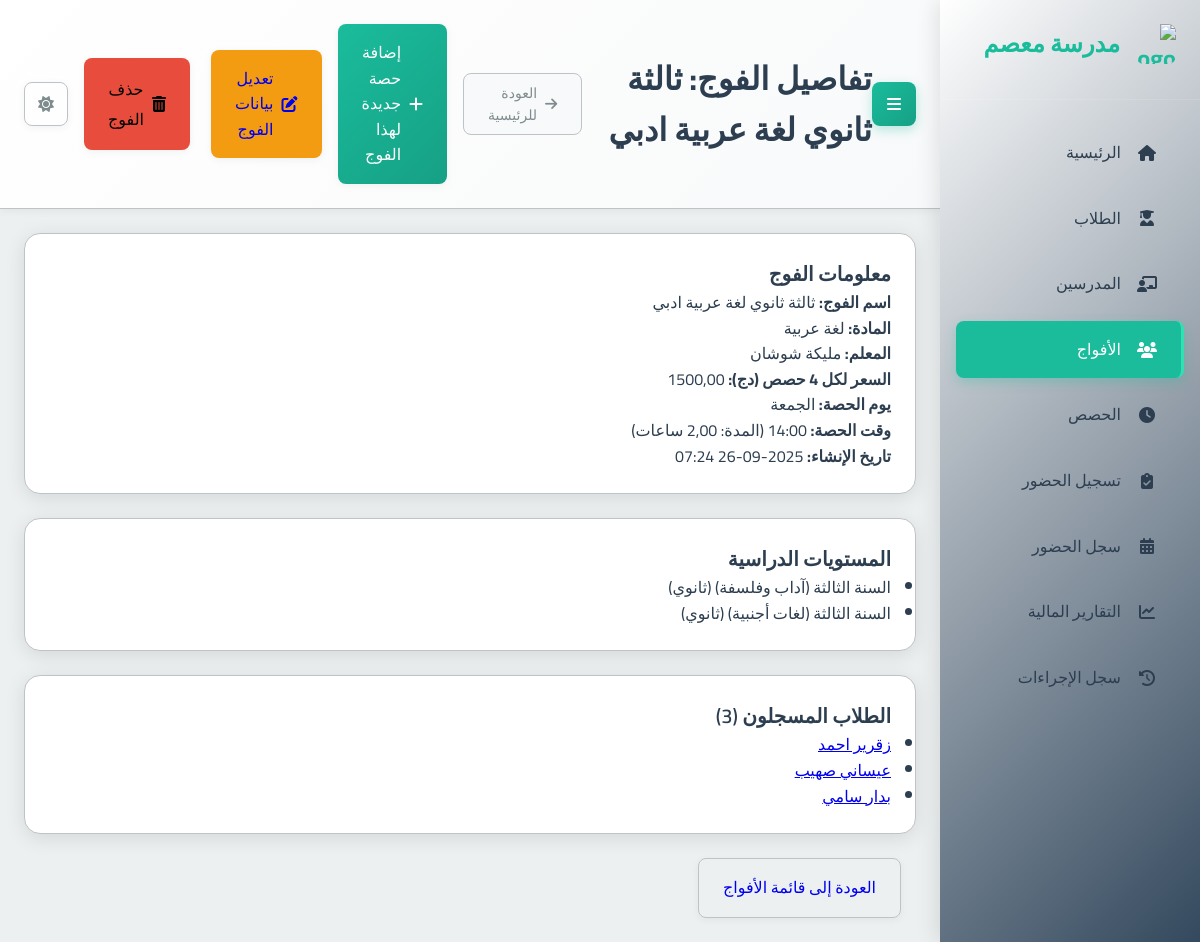
Screenshot of /groups/11/ with the database file from the repository.
### school_app/models.py (models this page shows, shortened)
class Group(models.Model):
    name = models.CharField(max_length=100, verbose_name="اسم الفوج")
    subject = models.ForeignKey(Subject, on_delete=models.PROTECT, verbose_name="المادة")
    teacher = models.ForeignKey(Teacher, on_delete=models.CASCADE, verbose_name="المدرس")
    academic_levels = models.ManyToManyField(AcademicLevel, verbose_name="المستويات الدراسية المتوافقة")
    price_per_4_sessions = models.DecimalField(max_digits=10, decimal_places=2, verbose_name="السعر لكل 4 حصص")
    session_day = models.IntegerField(choices=[
        (0, 'الاثنين'),
        (1, 'الثلاثاء'),
        (2, 'الأربعاء'),
        (3, 'الخميس'),
        (4, 'الجمعة'),
        (5, 'السبت'),
        (6, 'الأحد')
    ], verbose_name="يوم الحصة")
    session_start_time = models.TimeField(verbose_name="وقت بداية الحصة")
    session_duration = models.DecimalField(max_digits=4, decimal_places=2, default=1.5, verbose_name="مدة الحصة (ساعات)")
    students = models.ManyToManyField(Student, through='StudentGroup', blank=True, verbose_name="الطلاب المسجلون")
    created_at = models.DateTimeField(auto_now_add=True, verbose_name="تاريخ الإنشاء")
    is_continuous = models.BooleanField(default=False, verbose_name="فوج مستمر (تُنشأ الحصص أسبوعياً تلقائياً)")
    created_sessions_until = models.DateField(null=True, blank=True, verbose_name="تم إنشاء الحصص حتى تاريخ")
    class Meta:
        verbose_name = "فوج"
        verbose_name_plural = "الأفواج"

class Subject(models.Model):
    name = models.CharField(max_length=100, verbose_name="اسم المادة")
    class Meta:
        verbose_name = "مادة دراسية"
        verbose_name_plural = "المواد الدراسية"

class Teacher(models.Model):
    full_name = models.CharField(max_length=201, verbose_name="الاسم الكامل")
    phone_number = models.CharField(max_length=20, unique=True, verbose_name="رقم الهاتف")
    subject = models.ForeignKey(Subject, on_delete=models.PROTECT, verbose_name="المادة الأساسية")
    created_at = models.DateTimeField(auto_now_add=True, verbose_name="تاريخ الإنشاء")
    class Meta:
        verbose_name = "مدرس"
        verbose_name_plural = "المدرسون"

class AcademicLevel(models.Model):
    name = models.CharField(max_length=100, verbose_name="الاسم")
    category = models.CharField(max_length=50, choices=[
        ('PRIMARY', 'ابتدائي'),
        ('MIDDLE', 'متوسط'),
        ('HIGH', 'ثانوي')
    ], verbose_name="الفئة")
    class Meta:
        verbose_name = "المستوى الدراسي"
        verbose_name_plural = "المستويات الدراسية"

class Student(models.Model):
    full_name = models.CharField(max_length=201, verbose_name="الاسم الكامل")
    phone_number = models.CharField(max_length=20, null=True, blank=True, verbose_name="رقم هاتف الطالب")
    guardian_phone = models.CharField(max_length=20, null=True, blank=True, verbose_name="رقم هاتف الولي")
    birth_day = models.IntegerField(verbose_name="يوم الميلاد")
    birth_month = models.IntegerField(verbose_name="شهر الميلاد")
    birth_year = models.IntegerField(verbose_name="سنة الميلاد")
    academic_level = models.ForeignKey(AcademicLevel, on_delete=models.PROTECT, verbose_name="المستوى الدراسي")
    registration_fee_paid = models.BooleanField(default=False, verbose_name="رسوم التسجيل مدفوعة")
    card_number = models.CharField(max_length=20, unique=True, blank=True, null=True, verbose_name="رقم البطاقة")
    prepaid_balance = models.DecimalField(max_digits=10, decimal_places=2, default=Decimal('0.00'), verbose_name="رصيد مدفوع مقدماً")
    created_at = models.DateTimeField(auto_now_add=True, verbose_name="تاريخ الإنشاء")
    class Meta:
        verbose_name = "طالب"
        verbose_name_plural = "الطلاب"

### school_app/views.py (the view)
# urls.py: path('groups/<int:group_id>/', views.group_detail, name='group_detail'),
def group_detail(request, group_id):
    group = get_object_or_404(Group, id=group_id)
    context = {
        'group': group,
        'page_title': f"تفاصيل الفوج: {group.name}"
    }
    return render(request, 'school_app/group_detail.html', context)

### templates/school_app/group_detail.html (shortened to what this page needs)
{% extends "base.html" %}
{% block page_title %}{{ page_title|default:"تفاصيل الفوج" }}{% endblock %}
{% block header_actions %}
  <a href="{% url 'add_session' %}?group_id={{ group.id }}" class="btn btn-primary">
    <i class="fas fa-plus"></i> إضافة حصة جديدة لهذا الفوج
  </a>
  <a href="{% url 'edit_group' group.id %}" class="btn btn-warning" style="margin-left: 5px;"><i class="fas fa-edit"></i> تعديل بيانات الفوج</a>
  <form action="{% url 'delete_group' group.id %}" method="post" style="display: inline-block;" onsubmit="return confirm('هل أنت متأكد أنك تريد حذف هذا الفوج؟ سيتم حذف جميع الحصص المتعلقة به أيضاً.');">
      <button type="submit" class="btn btn-danger">
          <i class="fas fa-trash-alt"></i> حذف الفوج
      </button>
  </form>
{% endblock %}
{% block content %}
<div class="row">
  <div class="col-md-6">
    <div class="card mb-3">
      <div class="card-body">
        <h5 class="card-title">معلومات الفوج</h5>
        <p><strong>اسم الفوج:</strong> {{ group.name }}</p>
        <p><strong>المادة:</strong> {{ group.subject.name }}</p>
        <p><strong>المعلم:</strong> {{ group.teacher.full_name }}</p>
        <p><strong>السعر لكل 4 حصص (دج):</strong> {{ group.price_per_4_sessions }}</p>
        <p><strong>يوم الحصة:</strong> {{ group.get_session_day_display }}</p>
        <p><strong>وقت الحصة:</strong> {{ group.session_start_time|time:"H:i" }} (المدة: {{ group.session_duration }} ساعات)</p>
        <p><strong>تاريخ الإنشاء:</strong> {{ group.created_at|date:"Y-m-d H:i" }}</p>
      </div>
    </div>
    <div class="card mb-3">
      <div class="card-body">
        <h5 class="card-title">المستويات الدراسية</h5>
        {% if group.academic_levels.all %}
          <ul class="list-group">
            {% for level in group.academic_levels.all %}
              <li class="list-group-item">{{ level.name }} ({{ level.get_category_display }})</li>
            {% endfor %}
          </ul>
        {% else %}
          <p class="text-muted">لم يتم تحديد مستويات دراسية.</p>
        {% endif %}
      </div>
    </div>
  </div>
  <div class="col-md-6">
    <div class="card mb-3">
      <div class="card-body">
        <h5 class="card-title">الطلاب المسجلون ({{ group.students.count }})</h5>
        {% if group.students.all %}
          <ul class="list-group">
            {% for student in group.students.all %}
              <li class="list-group-item">
                <a href="{% url 'student_detail' student.id %}">{{ student.full_name }}</a>
              </li>
            {% endfor %}
          </ul>
        {% else %}
          <p class="text-muted">لا يوجد طلاب مسجلون حالياً في هذا الفوج.</p>
        {% endif %}
      </div>
    </div>
  </div>
</div>
<div class="mt-3">
  <a href="{% url 'group_list' %}" class="btn btn-secondary">العودة إلى قائمة الأفواج</a>
</div>
{% endblock %}

### static/css/main.css (style rules this page uses)
:root { --primary-color: #2c3e50; --primary-light: #34495e; --primary-darker: #1a252f; --accent-color: #1abc9c; --accent-light: #2fe2b3; --accent-dark: #16a085; --text-color: #2c3e50; --text-secondary: #7f8c8d; --text-on-primary: #ffffff; --text-on-accent: #ffffff; --text-nav: #2c3e50; --background-color: #ecf0f1; --card-background: #ffffff; --input-background: #ffffff; --border-color: #bdc3c7; --input-border-color: #bdc3c7; --success-color: #2ecc71; --warning-color: #f39c12; --error-color: #e74c3c; --info-color: #1E90FF; --table-header-background: #e9ecef; --table-row-hover-background: #f8f9fa; --box-shadow-color: rgba(0, 0, 0, 0.1); --box-shadow-color-hover: rgba(0, 0, 0, 0.15); --box-shadow-soft-color: rgba(0, 0, 0, 0.05); --subtle-background: #f8f9fa; --spacing-xs: 8px; --spacing-sm: 16px; --spacing-md: 24px; --spacing-lg: 32px; --spacing-xl: 48px; --font-family: 'Cairo', sans-serif; --font-size-xs: 12px; --font-size-sm: 14px; --font-size-md: 16px; --font-size-lg: 20px; --font-size-xl: 24px; --font-size-xxl: 32px; --border-radius-sm: 4px; --border-radius-md: 8px; --border-radius-lg: 16px; --transition-fast: 0.2s ease; --transition-normal: 0.3s ease; --transition-slow: 0.5s ease; --sidebar-width: 260px; }
* { margin: 0; padding: 0; box-sizing: border-box; direction: rtl; }
html { direction: rtl; font-size: 16px; }
body { font-family: var(--font-family); background-color: var(--background-color); color: var(--text-color); line-height: 1.6; transition: background-color var(--transition-normal), color var(--transition-normal); overflow-x: hidden; }
.btn-secondary { border: 1px solid var(--input-border-color) !important; margin: 0 15px; }
.btn-warning { background: var(--warning-color); }
.btn-danger { background: var(--error-color); }
.card { background-color: var(--card-background); border-radius: var(--border-radius-lg); box-shadow: 0 4px 20px var(--box-shadow-color); margin-bottom: var(--spacing-md); overflow: hidden; transition: all var(--transition-normal); border: 1px solid var(--border-color); }
.card-title { font-size: var(--font-size-lg); font-weight: 600; margin: 0; color: var(--text-color); }
.card-body { padding: var(--spacing-md); color: var(--text-color); }
.btn { font-family: var(--font-family); padding: var(--spacing-sm) var(--spacing-md); border: none; border-radius: var(--border-radius-md); cursor: pointer; font-size: var(--font-size-md); font-weight: 500; text-decoration: none; display: inline-flex; align-items: center; gap: var(--spacing-xs); transition: all var(--transition-fast); box-shadow: 0 2px 8px var(--box-shadow-soft-color); }
.btn-primary { background: linear-gradient(135deg, var(--accent-color) 0%, var(--accent-dark) 100%); color: var(--text-on-accent); }
.mb-3 { margin-bottom: var(--spacing-md); }
.mt-3 { margin-top: var(--spacing-md); }

### rows the page displays
Group: name "ثالثة ثانوي لغة عربية ادبي", subject.name "لغة عربية", teacher.full_name "مليكة شوشان", price_per_4_sessions "1500,00", session_day "الجمعة", session_start_time "14:00", created_at "2025-09-26 07:24", students.count "3"
AcademicLevel: name "السنة الثالثة (آداب وفلسفة)", category "ثانوي"
AcademicLevel: name "السنة الثالثة (لغات أجنبية)", category "ثانوي"
Student: full_name "زقرير احمد"
Student: full_name "عيساني صهيب"
Student: full_name "بدار سامي"

### other values shown
{{ page_title|default:"تفاصيل الفوج" }} "تفاصيل الفوج: ثالثة ثانوي لغة عربية ادبي"
